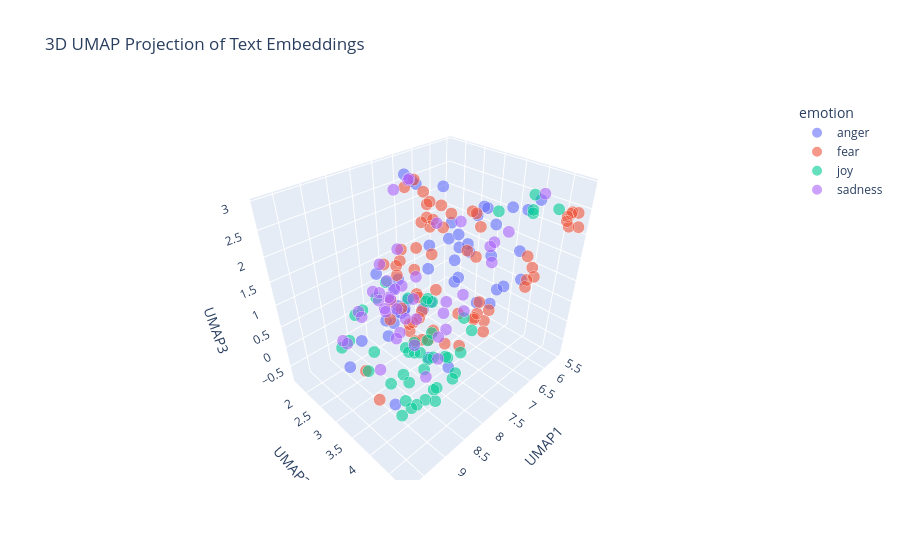

Source (notebook cell):
### Markdown cell above
---
##### <a id='toc1_5_8_1_1_'></a>[**>>> Exercise 4 (Take home):**](#toc0_)

Apply UMAP to the same embeddings to reduce the dimensionality to 3D vectors and plot the 3D graph, discuss the differences and similarities with the 2D graph.

### Code cell
# Answer here

import pandas as pd
import numpy as np
import umap
import plotly.express as px

train_df_new = pd.read_pickle("./data/train_df_sample_embeddings.pkl")
test_df_new = pd.read_pickle("./data/test_df_sample_embeddings.pkl")

combined_df = pd.concat([train_df_new, test_df_new], ignore_index=True)

X_embeddings = np.array(combined_df['embeddings_values'].tolist())

# 3D UMAP 
reducer_3d = umap.UMAP(
    n_components=3,      
    metric='cosine',
    random_state=28
)
embedding_3d = reducer_3d.fit_transform(X_embeddings)

df_plot_3d = pd.DataFrame(embedding_3d, columns=['UMAP1', 'UMAP2', 'UMAP3'])
df_plot_3d['emotion'] = combined_df['emotion']
df_plot_3d['intensity'] = combined_df['intensity']
df_plot_3d['text'] = combined_df['text']

# 3D visualization
fig = px.scatter_3d(
    df_plot_3d,
    x='UMAP1',
    y='UMAP2',
    z='UMAP3',
    color='emotion',
    hover_data=['text', 'intensity'],
    title='3D UMAP Projection of Text Embeddings',
    size=[2]*len(df_plot_3d),    
    opacity=0.6                  
)


fig.show()

### Figure 1 — Plotly figure (JSON) as saved in the notebook; plotly's stock layout.template omitted (floating-point values rounded to 4 significant figures)
{"data": [{"customdata": [["@TaraSetmayer @oliverdarcy AA have the right of passage when it comes to the 'N' word.  Why should he insult him in his church.  Ignorant!", 0.562], ["@RiotzXVl papercuts sting and stub ur toe last for like 10 secs", 0.396], ["@BarackObama I love Lizzy Warren's latest rage against Wall Street.", 0.177], ["@NessaMatthews he's perfect. But not even in that way where you sort of resent him or suspect that he leads a double life. Just perfect.", 0.271], ["Keep in mind. We're all weak. Don't insult people just because they're human.", 0.333], ["Think I really broke young bull hurt 😂😂😭😭 u can tell by how bitter and mad he is 😊😊😩😩", 0.521], ["@justyne_haley it does. if one person ruins season 13 for me, I will be so angry", 0.729], ["@OstinOng YUUUHH 🙄😭 plus clin ep and prevmed ugghhh hahaha ", 0.438], ["Leveled at the half. Much better offense expected in the second half", 0.182], ["Women don't like girls because we resent them for looking so great/we wish we still looked like that  #washed", 0.479], ["I get embarrassed at the slightest things and then I'll fret about it all day I hate it", 0.438], ["I wonder what would happen if I were to tell some people the truth #savage #uhoh ", 0.458], ["How is it suppose to work if you do that? Wtf dude? Thanks for pissing me off. ", 0.875], ["@lethargytyler ehhh I guess. I want to everyone I've ever burst out laughing in front of😂", 0.333], ["Heading home to cut grass in the heat. All I wanna do is go out to eat somewhere air conditioned.  #AdultingIsTheWorst", 0.354], ["Where's your outrage when a black man kills another black man in the streets?", 0.75], ["BANG! Gordon #Brown has been accused of abusing a gazillion #rabid parrots!", 0.562], ["oh these old things on my face? nah they're not tears from school related anger and frustration nope never", 0.479], ["When you've still got a whole season of Wentworth to watch and a stupid cunt in work ruins it for us 😭😭 @__KirstyGA #raging #oldcunt", 0.875], ["@paulkrugman relentless echo chamber - negative comments with lots of reverb. Typical bully behavior.", 0.542], ["Skipping meals is the national way of showing #disappointment and . #wiz", 0.354], ["#Awareness seek #shelter .#Letgo Old #habit of chasing #desires resultin in #anger #fear #worry .#Choose #Satisfaction within #Peace #Relax", 0.312], ["@judahandthelion TONIGHT. Legit can't wait to rage 🤘🏻🤘🏻🤘🏻🤘🏻🤘🏻🔥", 0.417], ["@JrDingy96 Ikr people still got a grudge against him for no reason like wtf?!", 0.75], ["I miss doing nothing someone I care about and attacking their face with kisses. #foreveralone #bitter 😩", 0.5], ["Checked-in for my flight to Toronto. Took seat 3D just to infuriate @perpetualgeek.", 0.458], ["Tonight's #DragRace #AllStars2 episode GAVE ME LIFE! Yaassss queens! #teamalaska #teamkatya #revenge #bwahaha", 0.2], ["I believe women are more fiery because once a month they go through struggle and struggle is what develops a strong character.", 0.417], ["@FitnessFirstAU something needs to be done about people hogging machines - nobody can use 3 machines at one time!  #notfair #whypay", 0.708], ["A wise man told me that holdin' a grudge is like\\nLetting somebody just live inside of your head rent free", 0.354], ["Prayers &amp; Protection to our brothers and sisters fighting in #Charlotte  #against #machines", 0.189], ["@SkyUK what a joke!! Cut our internet off early 'by mistake' and then don't reinstate it when we no longer need an engineer 😡 ", 0.646], ["@ggreenwald Smh, remove ideologically bankrupt and opportunistic establishment now. They're burning all bridges and social contracts. #anger", 0.688], ["@StarFlowerz17 @DreamerAbe #bitter. Nicole and Cory is why she was evicted.", 0.396], ["A little nose irritation and a little more chills on my body. I'm so not into flu, into flu, into flu #FallSongs", 0.542], ["@JohnKerry can be as indignant as he wants but the world knows Obama will do nothing and Putin will just do what he wants #Aleppo #Syria", 0.479], ["I don't even #feel #anger anymore can't explain it .. #Tulsa #Charlotte #Trayvon #SandraBland #Philando #Ferguson #BatonRouge #MichaelBrown", 0.479], ["@DFSCare apparently you are to contact me. Sofas were meant to be delivered today. Old ones gone. Sitting on floor. No sofas! #fuming", 0.646], ["Me being on my dean really saving a lot of ppl, bc I don't snap nomore &amp; it take so much out of me..", 0.348], ["If I spend even 5 minutes with you and you already irritate me I seriously will bitch you out until you shut up", 0.812], ["@huwellwell One chosen by the CLP members! MP seats are not for people to dole out to their mates, we elect candidates. #fuming", 0.682], ["Having a baby born too soon is #lifechanging 6 years on and it feels like only yesterday #sad #happy #angry #emotionalrollercoaster", 0.375], ["@reluctantnicko Don't ask, you don't get. Apologies if I've offended you. All due respect Alan, I think you've been fed duff info.", 0.427], ["@komal_sidhnani true...\\nThey r burning with other's pleasure!\\nPpl in true love happiness everywhere _😃", 0.312], ["I miss my gran singing Rawhide, in her deep baritone growl.", 0.292], ["@CozanGaming that's what lisa asked before she started raging at me, 'can I call you?' heh", 0.5], ["Anger, resentment, and hatred are the destroyer of your fortune today.'", 0.375], ["Kik to trade, have fun or a conversation  (kik: youraffair) #kik #kikme #messageme #textme #pics #trade #tradepics #dm  #bored", 0.241]], "hovertemplate": "emotion=anger<br>UMAP1=%{x}<br>UMAP2=%{y}<br>UMAP3=%{z}<br>size=%{marker.size}<br>text=%{customdata[0]}<br>intensity=%{customdata[1]}<extra></extra>", "legendgroup": "anger", "marker": {"color": "#636efa", "opacity": 0.6, "size": [2, 2, 2, 2, 2, 2, 2, 2, 2, 2, 2, 2, 2, 2, 2, 2, 2, 2, 2, 2, 2, 2, 2, 2, 2, 2, 2, 2, 2, 2, 2, 2, 2, 2, 2, 2, 2, 2, 2, 2, 2, 2, 2, 2, 2, 2, 2, 2], "sizemode": "area", "sizeref": 0.005, "symbol": "circle"}, "mode": "markers", "name": "anger", "scene": "scene", "showlegend": true, "type": "scatter3d", "x": [6.706, 7.983, 6.416, 9.466, 6.923, 7.473, 7.014, 7.553, 8.641, 7.277, 6.946, 6.745, 6.536, 8.353, 7.115, 6.85, 6.549, 7.603, 6.668, 6.585, 7.597, 6.203, 9.525, 7.003, 7.761, 8.595, 9.744, 7.167, 6.824, 6.695, 6.791, 7.021, 6.786, 7.227, 8.021, 6.065, 7.201, 6.988, 7.562, 6.59, 6.899, 8.446, 8.333, 8.506, 7.869, 7.748, 6.57, 7.22], "y": [3.605, 2.674, 3.999, 4.263, 4.063, 3.024, 3.336, 2.206, 3.377, 3.567, 2.522, 2.993, 2.89, 3.284, 1.969, 3.587, 4.386, 2.974, 2.815, 3.591, 2.293, 4.212, 3.616, 3.528, 1.978, 3.579, 3.536, 3.943, 1.902, 4.026, 4.483, 1.891, 3.949, 3.267, 2.564, 4.315, 4.204, 2.182, 3.73, 3.23, 2.8, 2.903, 2.528, 4.5, 3.393, 3.271, 4.085, 1.734], "z": [2.542, 0.5717, 2.563, 0.2612, 0.8022, 1.845, 1.746, 0.7598, 1.659, 1.319, 0.03785, 1.206, 1.66, 0.9937, -0.1102, 2.42, 2.688, 0.4574, 1.937, 2.469, -0.03142, 1.072, 1.23, 1.89, -0.3221, 1.326, 0.7689, 0.8935, 2.555, 0.9908, 2.051, 2.74, 2.35, 1.984, 0.1001, 2.686, 2.018, 2.622, 1.441, 1.432, 2.731, 0.2295, 1.405, 0.5725, -0.3865, 1.587, 1.031, -0.5289]}, {"customdata": [["On the other side of fear lies freedom! - JB Glossinger #quote", 0.333], ["@ImJim_YoureNot  cyber bully", 0.396], ["#NawazSharif says lets end #terror. Sure, let #IndianArmedForces target the bases without #Pakistan interference #Karma?", 0.554], ["wow if i need to start over on SIF im prob gonna just die", 0.667], ["me, myself, and I \\n #horror movie alone again tonight maybe a #zombie would eat me and finish my life game already - i want #gameover", 0.621], ["It's not going to break you it's just going to shake you", 0.333], ["Thoroughly enjoying AHS tonight. #ahs  #americanhorrorstory", 0.146], ["Anyyyyone wanna go to fright fest with me on Friday night? 👻", 0.354], ["a #monster is only a #monster if you view him through ", 0.438], ["@rkuuleiq Fear is best/beast product of God/s. :) #aTheism #theism #biBle #afraid #christianity #hell #heaven #purgatory #psychology #jesus", 0.417], ["Georgia Tech's Secondary is as soft as a marshmallow.  #horrible", 0.583], ["@ExaltedCaptain reality in the form of endless tragedies. She didn't know how to react at first, being too frightened to repeat another--", 0.729], ["@vInZzzY we regret the inconvenience caused. We have noted your concern. We will get in touch with you soon to discuss. Rgds, Abhijit", 0.396], ["bad news fam, life is still hard and awful #depression  #atleastIhaveBuffy", 0.688], ["A shy failure is nobler than an immodest success.", 0.333], ["My doctor is giving me flower extract to relieve anxiety and reduce panic attacks :')", 0.708], ["@GuardianAus @Paul_Karp Maybe 49% support no #Muslim immigration cos they perceive the risk of #Islamist ideology &amp; #terrorism as too high?", 0.625], ["Starting not to give a fuck and stopped fearing the consequence", 0.396], ["@DSDambuster just finally started #homefronttherevolution, what did you all do the story and gameplay???  #wasteofmoney", 0.354], ["anxiety level- 100", 0.905], ["@darwinwatersons @pennyfitzger31 @gumballwatter15 ok but why tomorrow a horrible day, my day was great!", 0.271], ["I hate that a black lady is painting herself white on the internet for laughs and likes...  #BadForm #DidntLaugh", 0.5], ["Jeans with fake pockets #horrible", 0.354], ["#internationaldayofpeace Want peace,prepare for war. Destroy terror states like Pakistan", 0.583], ["mmmm i'm kinda sad i hope i can shake this before school", 0.616], ["@Budget  car rental you have made realize why I always use @nationalcares!!!!  What a !! #disgusted", 0.521], ["Research has determined 70% of #laughter is actually .", 0.25], ["I can never find the exact #emoji that I'm after at the exact moment that I need it #panic", 0.688], ["@missmeliss465 @WellWeds @siggyflicker @whispernghope @mcrichard awe I feel so bad being naive ou is the worst", 0.688], ["That's fucking horrific defending from Schalke", 0.562], ["@Greener105th so you are astounded that I respect blacks to vote like any other human? u talk so down towards them. What bigotry on display!", 0.521], ["@caeruleusV @Atheist_Penguin @misogynaut I threaten you because I can pussy", 0.458], ["When I walk in darkness of despondency, Sc.verses I've memorized shine a light in my heart. Ex: Lam 3:22-25 ", 0.458], ["Home is where the heart lies ! Love my little island but my birth city just ain't acting right &amp; im not feeling too good about it ", 0.583], ["Even death is unreliable. Instead of zero it may be some ghastly hallucination, such as the square root of minus one.  Samuel Beckett", 0.688], ["Bloody hell Pam, calm yourself down. But could have sworn something black &amp; hairy just ran across the carpet, #perilsoflivingalone #nervous", 0.729], ["In wake of fresh #terror threat and sounding of alert in #Mumbai, praying for safety &amp; security of everybody in the city #Maharashtra #news", 0.8], ["dread pitt", 0.521], ["ok, ok.. I know.. my last tweet was #terrible", 0.271], ["@OC_Transpo some weeks there are no problems but this week is unbelievable -- are you guys even running regular 12 buses?  #solate", 0.292], ["@lindseylouwho_ be nice if the Texans could hold onto the ball to give fuller and Hopkins a chance!!! #awful #TNF", 0.333], [".@Tolumanda love it! so true. As @Deedeey_ taught me, fear can be an illusion. #coaching #fear #courage", 0.354], ["A country that gave safe house to #Osama Bin #Laden is dangerous if not contained. #Pakistan is a #terror heaven, declare so @BanKimoon_amdg", 0.792], ["petrify  me in the fossil type of way", 0.458], ["I hate that if I don't start the conversation, there won't be one.", 0.521], ["@danielleelowell awe man I'm mad I'm sitting here already cutting tulle and ribbon already 😂", 0.375], ["Wah just woke up frm a fucking nightmare", 0.898], ["@Relaqss I know she did horrible shit, but it wouldn't make anything better in the end, but your choice", 0.542], ["@JaySekulow what can we do 2 get @realDonaldTrump 2 reveal his taxes? That is the immediate danger. But u will not answer me. #afraid", 0.667], ["I Don't know what make #Pakistan fear more their #terrorist or their #terrorism  #TerrorStatePak", 0.846], ["you make my heart shake, bend and break.'", 0.473], ["it's horrible cos no one can relate,  everyone is happy and dandy in one way or another", 0.542], ["Nothing worse than an uber driver that can't drive. ", 0.562], ["Why upping rooms makes a few apprehend leaving out charcoal ownership: UnZU", 0.396], ["Not the best horror ever but I like that the uncertainty", 0.333], ["By officialy adopting #BurhanWani, a #Hizbul terrorist, #Pakistan n #NawazSharif hv md a cardinal mistake 2day tht'll haunt fr years. #UNGA", 0.72], ["So about 18mths ago i signed up to @Lumo_Energy for their @VirginAustralia / Velocity FF deal. 18 months in still no FF points ", 0.271], ["@LethalWeaponFOX This show SUCKS! #lame #awful you even used the same names?? lol SO SO bad! #Failed #notworth2minutes. Off air SOON", 0.396], ["About 7 weeks till I can pick up my camera again. Though I think there is a group cemetery shoot in october I can make! #photography #horror", 0.396], ["It really is amazing the money they give to some of these QB's #nfl #texans #brock #terrible", 0.246], ["@AlaskaGurus @adventuretweets agreed! 😍 an awe to meet such beautiful, powerful animals.", 0.208], ["I don't want speak front to him   #nopanicattack", 0.72], ["I have been seeing terrible terrible prescriptions this week. What's going on?", 0.438], ["@soozclifford Sure have... Sydney are too tough, too quick and their 'team' pressure is too much for the Cats to handle. Motlop/Cowan #timid", 0.34]], "hovertemplate": "emotion=fear<br>UMAP1=%{x}<br>UMAP2=%{y}<br>UMAP3=%{z}<br>size=%{marker.size}<br>text=%{customdata[0]}<br>intensity=%{customdata[1]}<extra></extra>", "legendgroup": "fear", "marker": {"color": "#EF553B", "opacity": 0.6, "size": [2, 2, 2, 2, 2, 2, 2, 2, 2, 2, 2, 2, 2, 2, 2, 2, 2, 2, 2, 2, 2, 2, 2, 2, 2, 2, 2, 2, 2, 2, 2, 2, 2, 2, 2, 2, 2, 2, 2, 2, 2, 2, 2, 2, 2, 2, 2, 2, 2, 2, 2, 2, 2, 2, 2, 2, 2, 2, 2, 2, 2, 2, 2, 2], "sizemode": "area", "sizeref": 0.005, "symbol": "circle"}, "mode": "markers", "name": "fear", "scene": "scene", "showlegend": true, "type": "scatter3d", "x": [6.042, 6.818, 5.654, 7.061, 7.332, 7.09, 9.46, 7.208, 6.226, 5.839, 6.609, 7.662, 8.112, 7.555, 7.236, 6.331, 5.671, 6.502, 6.866, 6.4, 7.414, 6.783, 6.662, 5.642, 7.582, 6.681, 8.635, 6.358, 7.425, 6.459, 6.763, 6.524, 7.649, 7.973, 7.269, 6.307, 5.828, 6.713, 7.658, 6.85, 6.739, 5.968, 5.608, 7.25, 6.791, 7.385, 6.28, 7.621, 5.827, 5.53, 7.231, 7.521, 6.565, 8.052, 7.286, 5.606, 6.951, 6.614, 7.41, 6.523, 9.663, 6.181, 7.008, 8.217], "y": [4.24, 3.441, 4.829, 2.157, 2.251, 4.09, 3.538, 2.109, 4.335, 4.202, 2.17, 3.314, 2.482, 1.933, 3.953, 3.521, 4.65, 3.33, 2.422, 3.312, 2.595, 2.908, 2.308, 4.713, 2.296, 2.055, 4.029, 3.345, 2.133, 2.397, 3.487, 3.415, 2.715, 2.392, 2.783, 3.339, 4.782, 3.116, 2.289, 1.696, 2.052, 4.342, 4.616, 3.247, 2.528, 2.995, 2.915, 2.871, 4.059, 4.818, 3.624, 2.767, 2.034, 2.771, 2.602, 4.672, 2.086, 2.487, 2.489, 1.991, 4.128, 3.514, 2.171, 3.109], "z": [0.9969, 2.435, 2.48, 0.75, -0.7083, 0.2361, 0.485, -0.6642, 0.9717, 1.17, 1.59, 0.1424, 1.488, 0.07255, 0.5438, -0.2605, 2.266, 1.323, 2.305, -0.2588, 0.5252, 2.197, 1.82, 2.45, 0.09119, 2.338, 1.549, -0.1491, 1.113, 1.602, 2.394, 2.014, -0.01071, 0.0647, -0.6768, 0.131, 2.263, -0.07574, 1.17, 2.375, 1.699, 1.084, 2.323, -0.5019, 0.2854, 1.612, 1.201, 0.6921, 1.361, 2.157, -0.3322, 0.06425, 2.03, 1.358, -0.7755, 2.393, 2.672, 2.169, -0.803, 1.707, 0.4222, -0.05745, 1.257, 2.101]}, {"customdata": [["@colmjoconnor well it was after my heyday too I'm afraid, I was expecting 1st baby I reckon. Now aged 15 *gulps* I'm so old :-)", 0.327], ["When something makes you excited, terrified, thrilled, nervous, elated &amp; like you've been kicked in the guts all at once. Need word for that", 0.479], ["2 days until #GoPackGo and 23 days until #GoGipeGo..... I'm so excited! #smiling", 0.88], ["i bet dat dog eating name brand cheerios. cant relate. i eat cheery O's", 0.312], ["@yoshi_lucky Good morning.Let's start with a smile!\\nLet's enjoy life in a cheerful way!\\nDon't worry be happy!", 0.769], ["@ItWontCostMuch_ 'Bed done... floor will be done last... curtains! A-hah!' She tried to sound all happy and cheery but she really wasn't.--", 0.229], ["Accept the challenges so that you can feel the exhilaration of victory.' - George S. Patton", 0.5], ["“The essential Saltes of Animals may be\\nArkham’s large outfit from any effects he\\nI rejoice that you continue in ye", 0.396], ["Currently listening to @ScottFoxonair &amp; @KatCallaghan @Z1035Toronto podcasts!! Can you guys please move to #yvr ? #hilarious #missyou", 0.769], ["@finkowska just rejoice if you get paid for it.", 0.375], ["@JackAndJack I'm so lively for listen💗😀", 0.771], ["every time a new Anthony Weiner revelation breaks, Bill Clinton says a prayer of thanks that texting/DMing didn't exist in his heyday.", 0.375], ["Halfway to work and I realize I forgot to put on underwear....It's going to be one of those days! #mombrain #toomuchgoingon #longday ", 0.25], ["@mediacrooks @thenewshour @LodhiMaleeha @ndtv @IndiaToday This is hilarious ! Not a Freudian slip, eh !", 0.667], ["Icon is pochama.\\nHe is very cute and easily elated.", 0.64], ["@IndyMN I thought the holidays could not get any more cheerful, and then I met you. #TheNiceBot", 0.917], ["Been waiting all week for this game ❤️❤️❤️ #cheer #friday ❤️", 0.94], ["@gypsydragoness wrinkling up. 'Well now, looks here like your name starts with the letter G, eh?' The man smiled up and gave a hearty +", 0.519], ["Always be #cheerful, #smile often make others happy, care for others, help who feel helpless and #vulnerable. Life feels good #leadership", 0.74], ["@carysmithwriter @Maria_Savva @RealRockAndRoll We're the least known band in the World, but so glad you asked #muchlove ", 0.5], ["A not very young man compiled info on a smiling baby then a mattress created new evil.", 0.312], ["Watch this amazing live.ly broadcast by @iamjustinburke  #musically", 0.542], ["listening to the Oblivion score, drinking coffee, researching for new sci-fi animated project.", 0.288], ["@BlueJayHunter I'm fine on the near future, I just want to go to bed super elated and put together audio compilations of great moments.", 0.66], ["@ArtyBagger With or without cake seeing your wee cheery face is always a joy xx", 0.729], ["Rojo is hilarious", 0.6], ["I #rejoice in following your statutes as one rejoices in great riches. -Psalm 119:14 #TheBible", 0.434], ["it's so breezy out today, i can't go to back to school night with bare legs like i've had all day", 0.25], ["@ardit_haliti I'm so gutted. I loved her cheery disposition.", 0.5], ["In ever use to like smiling until I realized how good my teeth look ... Witout the braces", 0.613], [".@POTUS Obama describes his temperament as 'steady &amp; on the buoyant side.'", 0.22], ["@footballmcd agreed. Memphis looks lively also", 0.395], ["will i ever get the nerve to quit the restaurant ??? find out tonite on glee!", 0.396], ["@SenJohnMcCain @WSJ an 'Honorable Senator' cheering when a cease fire does not hold! PEOPLE DIE AND YOU CHEER! GENOCIDE SUPPORT NOT GOOD!", 0.062], ["Watch this amazing live.ly broadcast by @footballrocks123456 #lively #musically", 0.58], ["Optimism leads to success. - Bill Kerr @Coach__Kerr #success  #goals", 0.583], ["@Bridget_Jones was joyous. Worried I would be disappointed. Most definitely was not. #chickflick #giggles #comethefuckonbridget", 0.68], ["incredible that anthony weiner has been caught chasing a busty milkmaid across a park at double speed while jaunty music plays", 0.38], ["@hesham786 that's the spirit ", 0.354], ["@Geminiak @LondonNPC you're welcome! #wordgeek \\nAlso, good to put a face to the twitter feed, even if it was only a cheery hello! 😀", 0.646], ["Good #CX most often doesn't require all that much. #smile, #care, #relate and be #helpful. Thanks, Lakis Court Hotel in #cyprus", 0.583], ["@DocBellsSwan *peers down at you, eyes crinkling with mirth and affection* I do love ye so, my bonnie Belle.", 0.66], ["Chris would take full responsibility and would want us all to rejoice in the memories we all had with him.", 0.28], ["If any trump supporters and Hillary haters wanna chirp some weak minded, pandering liberals just tweet at @EmmyA2 @snickerfritz04", 0.1], ["It feels good to get outside for a minute and get some fresh air.  It's hard to stay cooped up inside all day ", 0.58]], "hovertemplate": "emotion=joy<br>UMAP1=%{x}<br>UMAP2=%{y}<br>UMAP3=%{z}<br>size=%{marker.size}<br>text=%{customdata[0]}<br>intensity=%{customdata[1]}<extra></extra>", "legendgroup": "joy", "marker": {"color": "#00cc96", "opacity": 0.6, "size": [2, 2, 2, 2, 2, 2, 2, 2, 2, 2, 2, 2, 2, 2, 2, 2, 2, 2, 2, 2, 2, 2, 2, 2, 2, 2, 2, 2, 2, 2, 2, 2, 2, 2, 2, 2, 2, 2, 2, 2, 2, 2, 2, 2, 2], "sizemode": "area", "sizeref": 0.005, "symbol": "circle"}, "mode": "markers", "name": "joy", "scene": "scene", "showlegend": true, "type": "scatter3d", "x": [8.587, 6.706, 9.349, 7.551, 8.977, 8.126, 8.776, 8.689, 9.725, 8.813, 9.633, 6.549, 6.769, 6.121, 8.482, 9.329, 9.534, 8.888, 9.04, 9.555, 8.321, 9.396, 8.701, 8.643, 9.306, 8.81, 8.904, 6.809, 8.186, 9.301, 8.394, 8.836, 6.44, 6.203, 9.336, 8.825, 9.345, 6.611, 8.752, 9.251, 9.197, 9.395, 8.401, 6.287, 8.466], "y": [2.814, 3.505, 4.357, 3.175, 4.63, 3.776, 4.722, 4.216, 3.344, 4.16, 3.441, 4.488, 2.262, 4.701, 4.632, 4.488, 3.925, 4.579, 4.758, 3.755, 4.437, 3.317, 3.684, 3.84, 4.332, 3.915, 4.343, 2.244, 3.171, 4.426, 4.652, 3.428, 3.055, 4.268, 3.447, 4.724, 4.033, 4.522, 4.362, 4.531, 4.67, 4.328, 3.573, 3.616, 3.978], "z": [1.151, -0.3136, 0.9109, 0.7044, 0.5033, 0.05246, 1.118, 0.6846, 1.043, 0.8756, 1.193, 2.663, -0.1028, 2.662, 0.5178, 0.2476, 1.209, 0.128, 0.6937, 0.7039, 0.1237, 1.497, 0.5982, 0.7764, 0.27, 1.829, 0.6957, -0.1538, -0.1756, 0.7566, 0.928, 1.902, -0.3862, 2.812, 1.632, 1.176, 0.4681, 2.753, 1.374, 0.2967, 0.4825, -0.01134, 0.2144, 2.316, 0.8065]}, {"customdata": [["@jeremycorbyn @magstogether my god is @jeremycorbyn a full shilling? Seriously you need a major rethink or no lab gove in your lifetime ", 0.417], ["@RaveenElexiis I fought a racist girl and she stayed in GAVC so if you get kicked out I call BS", 0.479], ["How do u grieve someone who legally wasn't a person yet?", 0.542], ["@tgshepherdvan I'm not there yet. Hasn't sunk in yet. Rest up.", 0.604], ["Unmatched Party Specialist /co @T3RevNeverEnd #serious #job #titles", 0.208], ["@CrucialBMXShop ohh silver lake came up a lot on there! Is that where you guys stayed?", 0.208], ["Jay Z and Brad Pitt cheated ..Bey stayed Angie left #cheaters #love #lust #sex #couples #relationships #date #marriage #divorce", 0.32], ["Oh, I should just 'get over' my #depression and 'be happy?' Don't you think I've tried that thousands of times already? You're not helping.", 0.812], ["and again dirty and  self loathing attitude  mope talking", 0.792], ["@TDYLN sadly not :(", 0.667], ["@Damn_It_Dillon @SamUndomiel of course! This is a happy hentai, not a sad or gloomy one", 0.208], ["For a team as big as Bayern and the they like to play football, their pitch is fucking dreadful. Certainly no Emirates pitch anyway.", 0.542], ["the grave of a beat, a bravehearted cave lover, cage lover, sage #lover who made #soup of you, twisted to spoony #melancholy, spikes, spices", 0.375], ["Currently unfollowing anything relating to disneyworld or Florida! #holidayblues #depressing #wantogoback 😭💔", 0.75], ["It's been a week of awful connectivity with @TMobile no service or only 4G is not what Im paying for. #unhappy #poorservice", 0.87], ["@BillSwindell @DePauwU @dick_nixon I was having breakfast when I seen this?! I blew my cereal in the #sink!!", 0.292], ["Well i did hear once before that girls are attracted to men that look like their dad!  👌 #serious", 0.188], ["@ynnsanity Maybe that's why, we're asked to study hard and get a job that we like. That way it wouldn't be that dreadful.", 0.458], ["That house on #GrandDesigns isn't in a forest it's in a wibbly wobbly pine plantation", 0.271], ["Fellaini has been playing ahead of this guy...just let that sink in", 0.375], ["lost my 244 day snapchat streak i'm done", 0.477], ["No one wants to win the wild card because you have to play the Cubs on the road. ", 0.25], ["Feels grim not having your nails done", 0.542], ["@jenhasonen it is supposed to be #dark and #gritty though", 0.396], ["@LondonMidland #dobetter only two carriages on 14:49 Birmingham to Hereford no room to stand anymore Friday commute #unhappy", 0.542], ["@ksmitely @CitizenMeh I feel strongly that we need to work together to right this dreadful wrong.", 0.415], ["@KatieBurnett ha freshers blues would love to re do all again ... ha nice tshirt .. vote for Pedro", 0.167], ["@Markgatiss I'm surrounded by those Trump voters. You're right, it is fucking terrifying. #redstate #despair", 0.833], ["Sky news still pushing the Brexit gloom line, managing to ignore the fact it's simply not happening. 'But in the future.....'", 0.396], ["ordered my vacation bathing suits. one less thing to fret about.", 0.312], ["@FatedDancer ~together.' Hermione  lowered her voice slightly, sounding somewhat  bitter, perhaps even  rueful. 'That would only get you~", 0.3], ["No one wants to win the wild card because you have to play the Cubs on the road.  #sadness", 0.767], ["Never ever been this unhappy before in my life lmao", 0.771], ["Once I have sent a pitch to a brand I close all tabs relevant to them instantly. Thats the kind of detachment I create for myself. #serious", 0.562], ["Can I just sulk in peace 😂", 0.688], ["I feel like an appendix. I don't have a purpose.  #depressed  #alone #lonely #broken  #cry #hurt #crying #life", 0.833], ["aaahhhh! a little @OtisRedding to soothe the soul. #music #blues", 0.197], ["All I want to do is watch some netflix but I am stuck here in class. #depressing", 0.667], ["yesterday i finished watching penny dreadful and from all the beautiful things i saw one question remains: were the writers HIM's fans?", 0.312], ["@kayleighmcenany  @DonaldJTrumpJr Is that really all you can offer for those who sacrifice daily to keep you safe...? @kayleighmcenany #sad", 0.625], ["Folk Band 'Thistle Down' will be replaced by 'The Paul Edwards Quartet' at Laurel Bank Park Sat 24 11am - 3pm due to ill health #jazz ", 0.271], ["@DxfyingGrxvity - frustration, looking up at Elphaba in a frown of aggravation. Her high pitched voice was growing more and more --", 0.479], ["@CovinoandRich just heard back2back,  guess that's why they call it the blues &amp; she's got the look, but I can only sing tickle sacks version", 0.375]], "hovertemplate": "emotion=sadness<br>UMAP1=%{x}<br>UMAP2=%{y}<br>UMAP3=%{z}<br>size=%{marker.size}<br>text=%{customdata[0]}<br>intensity=%{customdata[1]}<extra></extra>", "legendgroup": "sadness", "marker": {"color": "#ab63fa", "opacity": 0.6, "size": [2, 2, 2, 2, 2, 2, 2, 2, 2, 2, 2, 2, 2, 2, 2, 2, 2, 2, 2, 2, 2, 2, 2, 2, 2, 2, 2, 2, 2, 2, 2, 2, 2, 2, 2, 2, 2, 2, 2, 2, 2, 2, 2], "sizemode": "area", "sizeref": 0.005, "symbol": "circle"}, "mode": "markers", "name": "sadness", "scene": "scene", "showlegend": true, "type": "scatter3d", "x": [6.679, 7.023, 8.143, 8.444, 8.003, 8.523, 7.254, 7.749, 7.544, 8.157, 8.735, 6.438, 7.744, 7.762, 6.709, 6.274, 7.559, 7.641, 6.898, 8.551, 7.647, 6.835, 7.775, 8.115, 6.825, 6.958, 8.817, 5.986, 7.441, 8.508, 7.757, 7.177, 7.653, 7.893, 7.996, 7.639, 9.493, 7.356, 9.112, 7.634, 8.95, 7.575, 9.539], "y": [4.145, 3.357, 2.765, 3.167, 3.898, 3.087, 4.267, 1.946, 2.37, 2.598, 4.208, 2.197, 3.528, 1.774, 1.685, 4.497, 3.94, 2.74, 3.426, 2.931, 1.662, 1.956, 2.44, 3.26, 1.784, 3.989, 2.634, 3.359, 2.063, 3.756, 3.549, 1.867, 2.039, 3.857, 1.912, 1.836, 3.133, 1.871, 3.466, 2.318, 2.752, 3.573, 3.089], "z": [2.244, 2.281, -0.1058, 1.439, 1.084, 1.27, 1.938, -0.01664, -0.1694, 1.202, 0.3038, 1.621, -0.4141, 0.1163, 2.508, 2.918, 1.269, 0.5951, 0.2626, 1.884, 0.1984, 0.3725, -0.3748, 0.01339, 2.544, 2.007, 0.7441, 1.456, 2.609, 1.158, 0.1776, 0.2536, 0.2253, 1.245, 0.5343, -0.2218, 0.8478, -0.2805, 0.2133, 1.546, 1.005, 0.2703, 0.9118]}], "layout": {"legend": {"itemsizing": "constant", "title": {"text": "emotion"}, "tracegroupgap": 0}, "scene": {"domain": {"x": [0, 1], "y": [0, 1]}, "xaxis": {"title": {"text": "UMAP1"}}, "yaxis": {"title": {"text": "UMAP2"}}, "zaxis": {"title": {"text": "UMAP3"}}}, "title": {"text": "3D UMAP Projection of Text Embeddings"}}}
